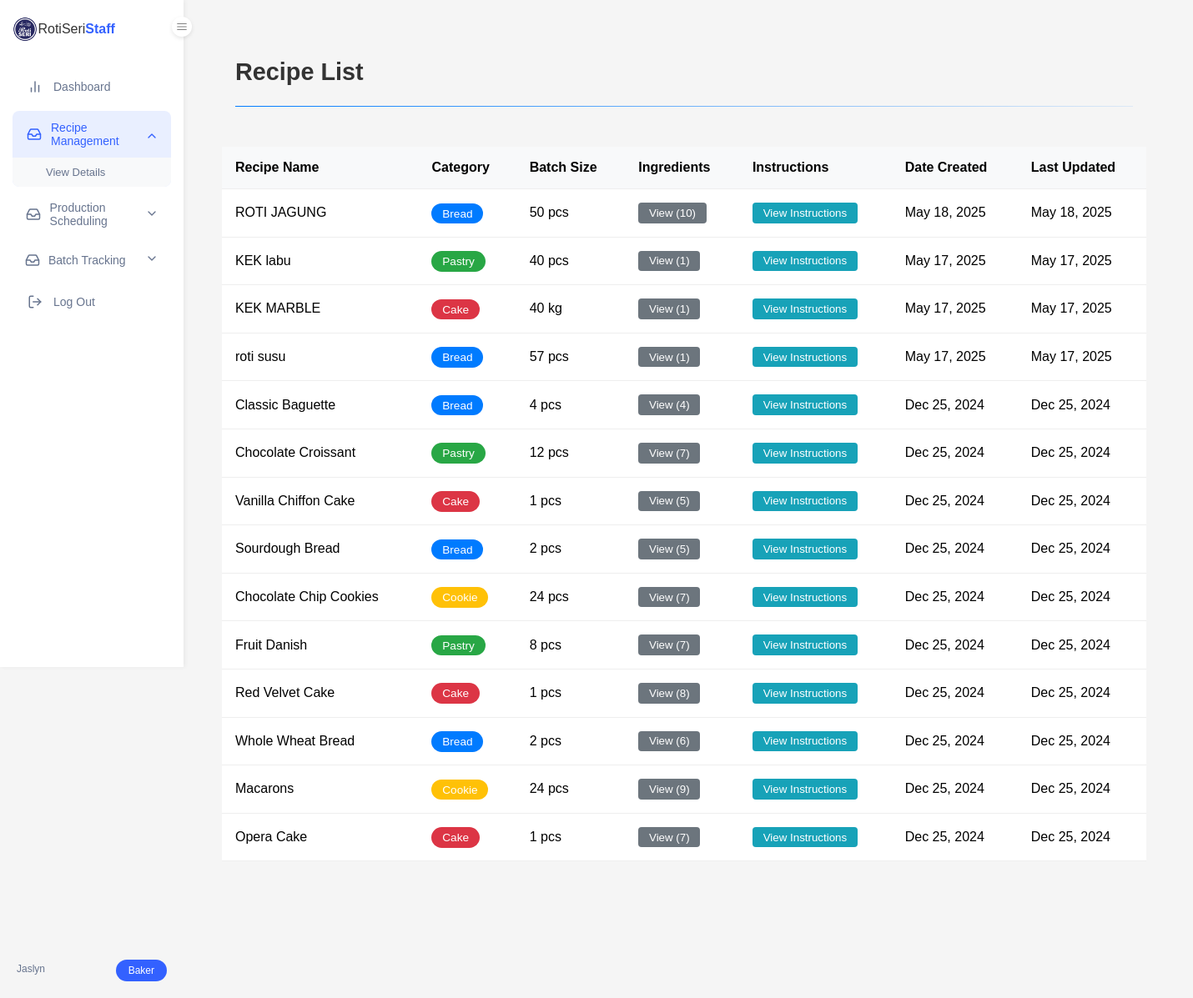
Page /view_recipes.php (signed in) on the committed database.
### tables this page shows
CREATE TABLE `tbl_recipe` (
  `recipe_id` int(6) NOT NULL,
  `recipe_name` varchar(100) NOT NULL,
  `recipe_category` varchar(100) NOT NULL,
  `recipe_batchSize` int(6) NOT NULL,
  `recipe_unitOfMeasure` varchar(50) NOT NULL,
  `recipe_instructions` text NOT NULL,
  `recipe_dateCreated` timestamp NOT NULL DEFAULT current_timestamp(),
  `recipe_dateUpdated` timestamp NOT NULL DEFAULT current_timestamp() ON UPDATE current_timestamp(),
  `image_path` varchar(255) DEFAULT NULL
);

### view_recipes.php (the view, shortened to what this page needs)
<?php
require_once 'config/db_connection.php';
try {
    $stmt = $conn->prepare("SELECT * FROM tbl_recipe ORDER BY recipe_dateCreated DESC");
    $stmt->execute();
    $recipes = $stmt->fetchAll(PDO::FETCH_ASSOC);
    $recipe_ingredients = [];
    $stmt = $conn->prepare("SELECT * FROM tbl_ingredients WHERE recipe_id = ?");
    foreach ($recipes as $recipe) {
        $stmt->execute([$recipe['recipe_id']]);
        $recipe_ingredients[$recipe['recipe_id']] = $stmt->fetchAll(PDO::FETCH_ASSOC);
    }
} catch(PDOException $e) {
    $error_message = "Error: " . $e->getMessage();
}
?>
<!DOCTYPE html>
<html lang="en">
<head>
    <link rel="stylesheet" href="css/style.css">
    <link rel="stylesheet" href="css/dashboard.css">
    <link rel="stylesheet" href="css/view_recipes.css">
    <link rel="stylesheet" href="https://cdnjs.cloudflare.com/ajax/libs/font-awesome/5.15.4/css/all.min.css">
</head>
<body>
    <?php include 'includes/dashboard_navigation.php'; ?>
    <main class="main-content">
        <div class="page-header">
            <h1>Recipe List</h1>
            <div class="divider"></div>
        </div>
        <div class="recipes-container">
            <?php if (isset($error_message)): ?>
                <div class="alert error"><?php echo $error_message; ?></div>
            <?php else: ?>
                <?php if (empty($recipes)): ?>
                    <div class="no-recipes">
                        <p>No recipes found.</p>
                    </div>
                <?php else: ?>
                    <div class="table-responsive">
                        <table class="recipes-table">
                            <thead>
                                <tr>
                                    <th>Recipe Name</th>
                                    <th>Category</th>
                                    <th>Batch Size</th>
                                    <th>Ingredients</th>
                                    <th>Instructions</th>
                                    <th>Date Created</th>
                                    <th>Last Updated</th>
                                </tr>
                            </thead>
                            <tbody>
                                <?php foreach ($recipes as $recipe): ?>
                                    <tr data-recipe-id="<?php echo $recipe['recipe_id']; ?>">
                                        <td><?php echo htmlspecialchars($recipe['recipe_name']); ?></td>
                                        <td>
                                            <span class="category-badge <?php echo strtolower($recipe['recipe_category']); ?>">
                                                <?php echo htmlspecialchars($recipe['recipe_category']); ?>
                                            </span>
                                        </td>
                                        <td><?php echo $recipe['recipe_batchSize'] . ' ' . $recipe['recipe_unitOfMeasure']; ?></td>
                                        <td>
                                            <button class="view-ingredients" onclick="viewIngredients(<?php echo $recipe['recipe_id']; ?>)">
                                                View (<?php echo count($recipe_ingredients[$recipe['recipe_id']]); ?>)
                                            </button>
                                        </td>
                                        <td>
                                            <button class="view-instructions" onclick="viewInstructions(<?php echo $recipe['recipe_id']; ?>)">
                                                View Instructions
                                            </button>
                                        </td>
                                        <td><?php echo date('M d, Y', strtotime($recipe['recipe_dateCreated'])); ?></td>
                                        <td><?php echo date('M d, Y', strtotime($recipe['recipe_dateUpdated'])); ?></td>
                                    </tr>
                                <?php endforeach; ?>
                            </tbody>
                        </table>
                    </div>
                <?php endif; ?>
            <?php endif; ?>
        </div>
    </main>
</body>
</html>

### css/style.css (style rules this page uses)
* { margin: 0; padding: 0; box-sizing: border-box; font-family: Arial, sans-serif; }
body { background: linear-gradient(rgba(0, 0, 0, 0.6), rgba(0, 0, 0, 0.6)), url('../assets/images/banner.png'); background-size: cover; background-position: center; background-attachment: fixed; min-height: 100vh; color: white; display: flex; flex-direction: column; }
main { max-width: 1200px; margin: 8rem auto; text-align: center; padding: 0 1rem; flex: 1; }

### css/dashboard.css (style rules this page uses)
body { display: grid; grid-template-areas: "sidebar topbar" "sidebar main" "sidebar bottombar"; grid-template-columns: 250px 1fr; grid-template-rows: 50px 1fr auto; min-height: 100vh; background-color: white; position: relative; background-image: none; }
.main-content { grid-area: main; padding: 2rem 2rem 0 0; margin-top: 50px; margin-left: 0; width: calc(100% - 0px); transition: width 0.3s ease, margin-left 0.3s ease; padding-left: 0; display: block; }
.page-header { padding: 0 2rem; margin-bottom: 2rem; text-align: left; }
.page-header h1 { font-size: 1.8rem; color: #333; margin: 0; padding-bottom: 1rem; }
.divider { height: 1px; background: linear-gradient(to right, #007bff, rgba(0, 123, 255, 0.1)); margin-top: 0.5rem; width: 100%; align-self: flex-start; }

### css/view_recipes.css (style rules this page uses)
.recipes-container { padding: 1rem; }
.table-responsive { overflow-x: auto; }
.recipes-table { width: 100%; border-collapse: collapse; background: white; box-shadow: 0 1px 3px rgba(0,0,0,0.1); color: #000; }
.recipes-table th, .recipes-table td { padding: 1rem; text-align: left; border-bottom: 1px solid #eee; color: #000; }
.recipes-table th { background: #f8f9fa; font-weight: 600; color: #000; }
.category-badge { padding: 0.3rem 0.8rem; border-radius: 20px; font-size: 0.85rem; color: white; }
.category-badge.bread { background: #007bff; }
.category-badge.cake { background: #dc3545; }
.category-badge.pastry { background: #28a745; }
.category-badge.cookie { background: #ffc107; }
.view-ingredients { background: #6c757d; color: white; border: none; padding: 0.3rem 0.8rem; border-radius: 4px; cursor: pointer; }
.category-badge, .view-ingredients, .edit-btn, .delete-btn, .add-btn { color: white; }
.view-instructions { background: #17a2b8; color: white; border: none; padding: 0.3rem 0.8rem; border-radius: 4px; cursor: pointer; transition: background-color 0.3s; }

### includes/dashboard_navigation.php (style rules this page uses)
* { margin: 0; padding: 0; box-sizing: border-box; font-family: Arial, sans-serif; }
body { display: flex; background-color: #f5f5f5; }
.main-content { flex: 1; margin-left: 220px; padding: 20px 30px; }

### rows in the picture
tbl_recipe: recipe_name "ROTI JAGUNG", recipe_category "Bread", recipe_batchSize "50", recipe_unitOfMeasure "pcs", recipe_id "10", recipe_dateCreated "May 18, 2025", recipe_dateUpdated "May 18, 2025"
tbl_recipe: recipe_name "KEK labu", recipe_category "Pastry", recipe_batchSize "40", recipe_unitOfMeasure "pcs", recipe_id "1", recipe_dateCreated "May 17, 2025", recipe_dateUpdated "May 17, 2025"
tbl_recipe: recipe_name "KEK MARBLE", recipe_category "Cake", recipe_batchSize "40", recipe_unitOfMeasure "kg", recipe_id "1", recipe_dateCreated "May 17, 2025", recipe_dateUpdated "May 17, 2025"
tbl_recipe: recipe_name "roti susu", recipe_category "Bread", recipe_batchSize "57", recipe_unitOfMeasure "pcs", recipe_id "1", recipe_dateCreated "May 17, 2025", recipe_dateUpdated "May 17, 2025"
tbl_recipe: recipe_name "Classic Baguette", recipe_category "Bread", recipe_batchSize "4", recipe_unitOfMeasure "pcs", recipe_id "4", recipe_dateCreated "Dec 25, 2024", recipe_dateUpdated "Dec 25, 2024"
tbl_recipe: recipe_name "Chocolate Croissant", recipe_category "Pastry", recipe_batchSize "12", recipe_unitOfMeasure "pcs", recipe_id "7", recipe_dateCreated "Dec 25, 2024", recipe_dateUpdated "Dec 25, 2024"
tbl_recipe: recipe_name "Vanilla Chiffon Cake", recipe_category "Cake", recipe_batchSize "1", recipe_unitOfMeasure "pcs", recipe_id "5", recipe_dateCreated "Dec 25, 2024", recipe_dateUpdated "Dec 25, 2024"
tbl_recipe: recipe_name "Sourdough Bread", recipe_category "Bread", recipe_batchSize "2", recipe_unitOfMeasure "pcs", recipe_id "5", recipe_dateCreated "Dec 25, 2024", recipe_dateUpdated "Dec 25, 2024"
tbl_recipe: recipe_name "Chocolate Chip Cookies", recipe_category "Cookie", recipe_batchSize "24", recipe_unitOfMeasure "pcs", recipe_id "7", recipe_dateCreated "Dec 25, 2024", recipe_dateUpdated "Dec 25, 2024"
tbl_recipe: recipe_name "Fruit Danish", recipe_category "Pastry", recipe_batchSize "8", recipe_unitOfMeasure "pcs", recipe_id "7", recipe_dateCreated "Dec 25, 2024", recipe_dateUpdated "Dec 25, 2024"
tbl_recipe: recipe_name "Red Velvet Cake", recipe_category "Cake", recipe_batchSize "1", recipe_unitOfMeasure "pcs", recipe_id "8", recipe_dateCreated "Dec 25, 2024", recipe_dateUpdated "Dec 25, 2024"
tbl_recipe: recipe_name "Whole Wheat Bread", recipe_category "Bread", recipe_batchSize "2", recipe_unitOfMeasure "pcs", recipe_id "6", recipe_dateCreated "Dec 25, 2024", recipe_dateUpdated "Dec 25, 2024"
tbl_recipe: recipe_name "Macarons", recipe_category "Cookie", recipe_batchSize "24", recipe_unitOfMeasure "pcs", recipe_id "9", recipe_dateCreated "Dec 25, 2024", recipe_dateUpdated "Dec 25, 2024"
tbl_recipe: recipe_name "Opera Cake", recipe_category "Cake", recipe_batchSize "1", recipe_unitOfMeasure "pcs", recipe_id "7", recipe_dateCreated "Dec 25, 2024", recipe_dateUpdated "Dec 25, 2024"

### other values in the picture
$_SESSION['user_fullName'] "Jaslyn"
$_SESSION['user_role'] "Baker"
